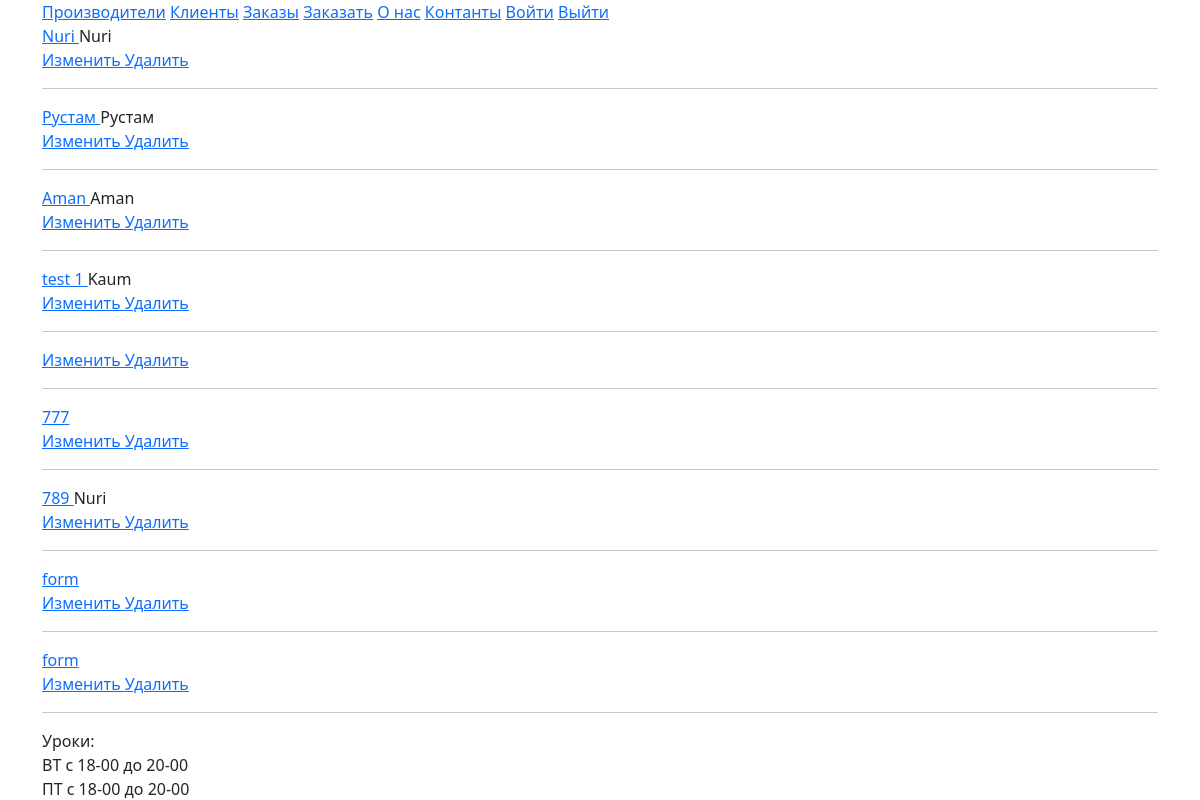
The page /order/ on the database its author committed.
### client/models.py (models this page shows, shortened)
class Order(models.Model):
    client = models.ForeignKey(
        to=Client, null=True, blank=True,
        on_delete=models.SET_NULL,
        related_name="order"
    )
    created_at = models.DateTimeField(
        verbose_name="Дата и время создания заказа",
        auto_now_add=True
    )
    updated_at = models.DateTimeField(
        verbose_name="Дата и время изменения заказа",
        auto_now=True,
    )
    description = models.TextField(null=True, blank=True)
    name = models.CharField(max_length=255)
    contacts = models.CharField(max_length=255, help_text="Номер или соц. сеть")
    finished = models.BooleanField(default=False)
    class Meta:
        verbose_name = "Заказ"
        verbose_name_plural = "Заказы"

class Client(models.Model):
    user = models.OneToOneField(
        to=User, on_delete=models.SET_NULL,
        null=True, blank=True, related_name="Client"
    )
    name = models.CharField(max_length=255)
    address = models.CharField(max_length=255)
    active = models.BooleanField(default=True, verbose_name="Является активным покупателем")
    bottles_ordered = models.IntegerField(default=1)
    photo = models.ImageField(
        verbose_name="Фото",
        upload_to='photos',
        null=True,
        blank=True
    )

### client/views.py (the view)
# urls.py: path('order/', OrderListView.as_view(), name='order-list'),
class OrderListView(ListView):
    model = Order
    template_name = 'order_list.html'

### client/templates/order_list.html
{% extends 'base.html' %}
{% block page %}
    {% for order in object_list %}
        <div>
            <a href="{% url 'order-details' order.id %}">
                {{ order.name }}
            </a>
            {{ order.client.name }}
        </div>
        <div>
            <a href="order/update/{{ order.id }}/">
            Изменить
            </a>
            <a href="order/del/{{ order.id }}/">
            Удалить
            </a>
        </div>
        <hr>
    {% endfor %}
{% endblock %}

### rows shown on the page
Order: name "Nuri", client.name "Nuri"
Order: name "Рустам", client.name "Рустам"
Order: name "Aman", client.name "Aman"
Order: name "test 1", client.name "Kaum"
Order: name "777"
Order: name "789", client.name "Nuri"
Order: name "form"
Order: name "form"
